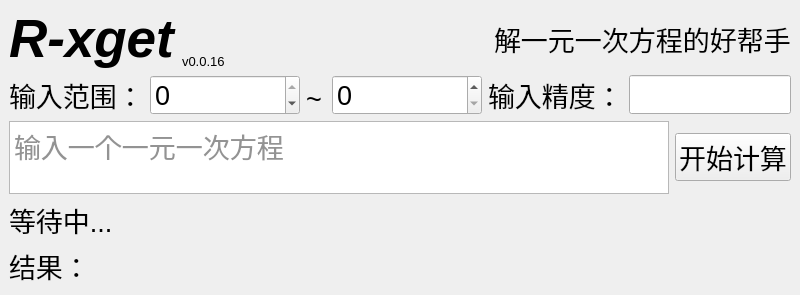
<?xml version="1.0" encoding="UTF-8"?>
<ui version="4.0">
 <class>q_mw</class>
 <widget class="QMainWindow" name="q_mw">
  <property name="geometry">
   <rect>
    <x>0</x>
    <y>0</y>
    <width>800</width>
    <height>295</height>
   </rect>
  </property>
  <property name="minimumSize">
   <size>
    <width>0</width>
    <height>0</height>
   </size>
  </property>
  <property name="maximumSize">
   <size>
    <width>1000000</width>
    <height>1000000</height>
   </size>
  </property>
  <property name="font">
   <font>
    <pointsize>20</pointsize>
   </font>
  </property>
  <property name="windowTitle">
   <string>R-xget v0.0.16</string>
  </property>
  <widget class="QWidget" name="centralwidget">
   <layout class="QVBoxLayout" name="verticalLayout_2">
    <item>
     <layout class="QHBoxLayout" name="horizontalLayout_8">
      <item>
       <widget class="QLabel" name="title">
        <property name="font">
         <font>
          <pointsize>40</pointsize>
          <weight>75</weight>
          <italic>true</italic>
          <bold>true</bold>
         </font>
        </property>
        <property name="text">
         <string>R-xget</string>
        </property>
       </widget>
      </item>
      <item>
       <widget class="QLabel" name="label_4">
        <property name="maximumSize">
         <size>
          <width>16777215</width>
          <height>16777215</height>
         </size>
        </property>
        <property name="font">
         <font>
          <pointsize>10</pointsize>
         </font>
        </property>
        <property name="contextMenuPolicy">
         <enum>Qt::DefaultContextMenu</enum>
        </property>
        <property name="toolTipDuration">
         <number>0</number>
        </property>
        <property name="text">
         <string>v0.0.16</string>
        </property>
        <property name="alignment">
         <set>Qt::AlignBottom|Qt::AlignLeading|Qt::AlignLeft</set>
        </property>
       </widget>
      </item>
      <item>
       <spacer name="horizontalSpacer">
        <property name="orientation">
         <enum>Qt::Horizontal</enum>
        </property>
        <property name="sizeHint" stdset="0">
         <size>
          <width>40</width>
          <height>20</height>
         </size>
        </property>
       </spacer>
      </item>
      <item>
       <widget class="QLabel" name="title_2">
        <property name="text">
         <string>解一元一次方程的好帮手</string>
        </property>
       </widget>
      </item>
     </layout>
    </item>
    <item>
     <layout class="QHBoxLayout" name="horizontalLayout">
      <property name="sizeConstraint">
       <enum>QLayout::SetDefaultConstraint</enum>
      </property>
      <item>
       <widget class="QLabel" name="tip1_lb">
        <property name="font">
         <font>
          <pointsize>20</pointsize>
         </font>
        </property>
        <property name="text">
         <string>输入范围：</string>
        </property>
       </widget>
      </item>
      <item>
       <widget class="QSpinBox" name="mid_sb">
        <property name="minimumSize">
         <size>
          <width>150</width>
          <height>0</height>
         </size>
        </property>
        <property name="font">
         <font>
          <pointsize>20</pointsize>
         </font>
        </property>
        <property name="minimum">
         <number>-1000000</number>
        </property>
        <property name="maximum">
         <number>0</number>
        </property>
        <property name="singleStep">
         <number>5</number>
        </property>
        <property name="stepType">
         <enum>QAbstractSpinBox::DefaultStepType</enum>
        </property>
       </widget>
      </item>
      <item>
       <layout class="QVBoxLayout" name="verticalLayout">
        <item>
         <layout class="QHBoxLayout" name="horizontalLayout_6"/>
        </item>
        <item>
         <spacer name="verticalSpacer_2">
          <property name="orientation">
           <enum>Qt::Vertical</enum>
          </property>
          <property name="sizeHint" stdset="0">
           <size>
            <width>20</width>
            <height>40</height>
           </size>
          </property>
         </spacer>
        </item>
        <item>
         <widget class="QLabel" name="tip2_lb">
          <property name="maximumSize">
           <size>
            <width>11111111</width>
            <height>16777215</height>
           </size>
          </property>
          <property name="font">
           <font>
            <pointsize>20</pointsize>
           </font>
          </property>
          <property name="text">
           <string>~</string>
          </property>
         </widget>
        </item>
       </layout>
      </item>
      <item>
       <widget class="QSpinBox" name="max_sb">
        <property name="minimumSize">
         <size>
          <width>150</width>
          <height>0</height>
         </size>
        </property>
        <property name="font">
         <font>
          <pointsize>20</pointsize>
         </font>
        </property>
        <property name="maximum">
         <number>1000000</number>
        </property>
        <property name="singleStep">
         <number>5</number>
        </property>
        <property name="stepType">
         <enum>QAbstractSpinBox::DefaultStepType</enum>
        </property>
       </widget>
      </item>
      <item>
       <widget class="QLabel" name="label">
        <property name="text">
         <string>输入精度：</string>
        </property>
       </widget>
      </item>
      <item>
       <widget class="QLineEdit" name="lineEdit"/>
      </item>
     </layout>
    </item>
    <item>
     <layout class="QHBoxLayout" name="horizontalLayout_7">
      <item>
       <widget class="QTextEdit" name="textEdit">
        <property name="html">
         <string>&lt;!DOCTYPE HTML PUBLIC &quot;-//W3C//DTD HTML 4.0//EN&quot; &quot;http://www.w3.org/TR/REC-html40/strict.dtd&quot;&gt;
&lt;html&gt;&lt;head&gt;&lt;meta name=&quot;qrichtext&quot; content=&quot;1&quot; /&gt;&lt;style type=&quot;text/css&quot;&gt;
p, li { white-space: pre-wrap; }
&lt;/style&gt;&lt;/head&gt;&lt;body style=&quot; font-family:'SimSun'; font-size:20pt; font-weight:400; font-style:normal;&quot;&gt;
&lt;p style=&quot; margin-top:0px; margin-bottom:0px; margin-left:0px; margin-right:0px; -qt-block-indent:0; text-indent:0px;&quot;&gt;&lt;span style=&quot; color:#939393;&quot;&gt;输入一个一元一次方程&lt;/span&gt;&lt;/p&gt;&lt;/body&gt;&lt;/html&gt;</string>
        </property>
       </widget>
      </item>
      <item>
       <widget class="QPushButton" name="pushButton">
        <property name="text">
         <string>开始计算</string>
        </property>
       </widget>
      </item>
     </layout>
    </item>
    <item>
     <widget class="QLabel" name="wait">
      <property name="text">
       <string>等待中...</string>
      </property>
     </widget>
    </item>
    <item>
     <widget class="QLabel" name="end">
      <property name="text">
       <string>结果：</string>
      </property>
     </widget>
    </item>
    <item>
     <spacer name="verticalSpacer">
      <property name="orientation">
       <enum>Qt::Vertical</enum>
      </property>
      <property name="sizeHint" stdset="0">
       <size>
        <width>20</width>
        <height>40</height>
       </size>
      </property>
     </spacer>
    </item>
   </layout>
  </widget>
 </widget>
 <resources/>
 <connections/>
</ui>
